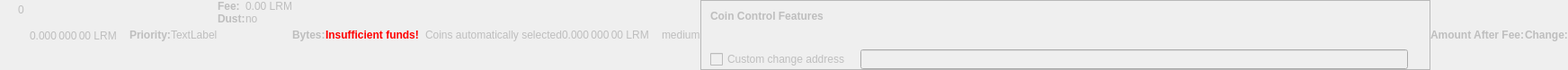
    <widget class="QWidget" name="dummyHideWidget" native="true">
     <property name="enabled">
      <bool>false</bool>
     </property>
     <property name="maximumSize">
      <size>
       <width>100</width>
       <height>22</height>
      </size>
     </property>
     <layout class="QHBoxLayout" name="dummyHideLayout">
      <property name="spacing">
       <number>0</number>
      </property>
      <property name="leftMargin">
       <number>0</number>
      </property>
      <property name="topMargin">
       <number>0</number>
      </property>
      <property name="rightMargin">
       <number>0</number>
      </property>
      <property name="bottomMargin">
       <number>0</number>
      </property>
      <item>
       <layout class="QFormLayout" name="formLayoutCoinControl1">
        <property name="horizontalSpacing">
         <number>10</number>
        </property>
        <property name="verticalSpacing">
         <number>14</number>
        </property>
        <property name="leftMargin">
         <number>10</number>
        </property>
        <property name="topMargin">
         <number>4</number>
        </property>
        <property name="rightMargin">
         <number>6</number>
        </property>
        <item row="0" column="1">
         <widget class="QLabel" name="labelCoinControlBytes">
          <property name="cursor">
           <cursorShape>IBeamCursor</cursorShape>
          </property>
          <property name="contextMenuPolicy">
           <enum>Qt::ActionsContextMenu</enum>
          </property>
          <property name="text">
           <string notr="true">0</string>
          </property>
          <property name="textInteractionFlags">
           <set>Qt::LinksAccessibleByMouse|Qt::TextSelectableByKeyboard|Qt::TextSelectableByMouse</set>
          </property>
         </widget>
        </item>
       </layout>
      </item>
      <item>
       <widget class="QLabel" name="labelCoinControlAfterFee">
        <property name="enabled">
         <bool>false</bool>
        </property>
        <property name="sizePolicy">
         <sizepolicy hsizetype="Fixed" vsizetype="Fixed">
          <horstretch>0</horstretch>
          <verstretch>0</verstretch>
         </sizepolicy>
        </property>
        <property name="minimumSize">
         <size>
          <width>111</width>
          <height>12</height>
         </size>
        </property>
        <property name="maximumSize">
         <size>
          <width>111</width>
          <height>12</height>
         </size>
        </property>
        <property name="cursor">
         <cursorShape>IBeamCursor</cursorShape>
        </property>
        <property name="contextMenuPolicy">
         <enum>Qt::ActionsContextMenu</enum>
        </property>
        <property name="text">
         <string notr="true">0.000 000 00 LRM</string>
        </property>
        <property name="textInteractionFlags">
         <set>Qt::LinksAccessibleByMouse|Qt::TextSelectableByKeyboard|Qt::TextSelectableByMouse</set>
        </property>
       </widget>
      </item>
      <item>
       <widget class="QLabel" name="labelCoinControlPriorityText">
        <property name="enabled">
         <bool>false</bool>
        </property>
        <property name="font">
         <font>
          <weight>75</weight>
          <bold>true</bold>
         </font>
        </property>
        <property name="text">
         <string>Priority:</string>
        </property>
       </widget>
      </item>
      <item>
       <layout class="QHBoxLayout" name="horizontalLayout">
        <item>
         <widget class="QLabel" name="WarningLabel">
          <property name="text">
           <string>TextLabel</string>
          </property>
         </widget>
        </item>
       </layout>
      </item>
      <item>
       <layout class="QFormLayout" name="formLayoutCoinControl3">
        <property name="horizontalSpacing">
         <number>0</number>
        </property>
        <property name="verticalSpacing">
         <number>0</number>
        </property>
        <property name="leftMargin">
         <number>0</number>
        </property>
        <property name="topMargin">
         <number>0</number>
        </property>
        <property name="rightMargin">
         <number>0</number>
        </property>
        <item row="0" column="0">
         <widget class="QLabel" name="labelCoinControlFeeText">
          <property name="enabled">
           <bool>false</bool>
          </property>
          <property name="font">
           <font>
            <weight>75</weight>
            <bold>true</bold>
           </font>
          </property>
          <property name="text">
           <string>Fee:</string>
          </property>
          <property name="margin">
           <number>0</number>
          </property>
         </widget>
        </item>
        <item row="0" column="1">
         <widget class="QLabel" name="labelCoinControlFee">
          <property name="enabled">
           <bool>false</bool>
          </property>
          <property name="cursor">
           <cursorShape>IBeamCursor</cursorShape>
          </property>
          <property name="contextMenuPolicy">
           <enum>Qt::ActionsContextMenu</enum>
          </property>
          <property name="text">
           <string notr="true">0.00 LRM</string>
          </property>
          <property name="textInteractionFlags">
           <set>Qt::LinksAccessibleByMouse|Qt::TextSelectableByKeyboard|Qt::TextSelectableByMouse</set>
          </property>
         </widget>
        </item>
        <item row="1" column="0">
         <widget class="QLabel" name="labelCoinControlLowOutputText">
          <property name="enabled">
           <bool>false</bool>
          </property>
          <property name="font">
           <font>
            <weight>75</weight>
            <bold>true</bold>
           </font>
          </property>
          <property name="text">
           <string>Dust:</string>
          </property>
         </widget>
        </item>
        <item row="1" column="1">
         <widget class="QLabel" name="labelCoinControlLowOutput">
          <property name="enabled">
           <bool>false</bool>
          </property>
          <property name="cursor">
           <cursorShape>IBeamCursor</cursorShape>
          </property>
          <property name="contextMenuPolicy">
           <enum>Qt::ActionsContextMenu</enum>
          </property>
          <property name="text">
           <string>no</string>
          </property>
          <property name="textInteractionFlags">
           <set>Qt::LinksAccessibleByMouse|Qt::TextSelectableByKeyboard|Qt::TextSelectableByMouse</set>
          </property>
         </widget>
        </item>
       </layout>
      </item>
      <item>
       <widget class="QLabel" name="labelCoinControlBytesText">
        <property name="enabled">
         <bool>false</bool>
        </property>
        <property name="font">
         <font>
          <weight>75</weight>
          <bold>true</bold>
         </font>
        </property>
        <property name="text">
         <string>Bytes:</string>
        </property>
       </widget>
      </item>
      <item>
       <layout class="QFormLayout" name="formLayoutCoinControl2">
        <property name="horizontalSpacing">
         <number>0</number>
        </property>
        <property name="verticalSpacing">
         <number>0</number>
        </property>
        <property name="leftMargin">
         <number>0</number>
        </property>
        <property name="topMargin">
         <number>0</number>
        </property>
        <property name="rightMargin">
         <number>0</number>
        </property>
       </layout>
      </item>
      <item>
       <layout class="QHBoxLayout" name="horizontalLayoutCoinControl2">
        <property name="spacing">
         <number>0</number>
        </property>
        <property name="bottomMargin">
         <number>0</number>
        </property>
       </layout>
      </item>
      <item>
       <widget class="QLabel" name="labelCoinControlInsuffFunds">
        <property name="enabled">
         <bool>false</bool>
        </property>
        <property name="minimumSize">
         <size>
          <width>0</width>
          <height>0</height>
         </size>
        </property>
        <property name="font">
         <font>
          <weight>75</weight>
          <bold>true</bold>
         </font>
        </property>
        <property name="styleSheet">
         <string notr="true">color:red;font-weight:bold;</string>
        </property>
        <property name="text">
         <string>Insufficient funds!</string>
        </property>
        <property name="margin">
         <number>5</number>
        </property>
       </widget>
      </item>
      <item>
       <layout class="QFormLayout" name="formLayoutCoinControl4">
        <property name="horizontalSpacing">
         <number>0</number>
        </property>
        <property name="verticalSpacing">
         <number>0</number>
        </property>
        <property name="leftMargin">
         <number>0</number>
        </property>
        <property name="topMargin">
         <number>0</number>
        </property>
        <property name="rightMargin">
         <number>0</number>
        </property>
       </layout>
      </item>
      <item>
       <widget class="QLabel" name="labelCoinControlChangeLabel">
        <property name="enabled">
         <bool>false</bool>
        </property>
        <property name="sizePolicy">
         <sizepolicy hsizetype="Preferred" vsizetype="Expanding">
          <horstretch>0</horstretch>
          <verstretch>0</verstretch>
         </sizepolicy>
        </property>
        <property name="minimumSize">
         <size>
          <width>0</width>
          <height>0</height>
         </size>
        </property>
        <property name="text">
         <string/>
        </property>
        <property name="margin">
         <number>3</number>
        </property>
       </widget>
      </item>
      <item>
       <widget class="QLabel" name="labelCoinControlAutomaticallySelected">
        <property name="enabled">
         <bool>false</bool>
        </property>
        <property name="sizePolicy">
         <sizepolicy hsizetype="Fixed" vsizetype="Fixed">
          <horstretch>0</horstretch>
          <verstretch>0</verstretch>
         </sizepolicy>
        </property>
        <property name="minimumSize">
         <size>
          <width>0</width>
          <height>0</height>
         </size>
        </property>
        <property name="maximumSize">
         <size>
          <width>240</width>
          <height>16777215</height>
         </size>
        </property>
        <property name="text">
         <string>Coins automatically selected</string>
        </property>
        <property name="margin">
         <number>5</number>
        </property>
       </widget>
      </item>
      <item>
       <widget class="QLabel" name="labelCoinControlChange">
        <property name="enabled">
         <bool>false</bool>
        </property>
        <property name="sizePolicy">
         <sizepolicy hsizetype="Fixed" vsizetype="Fixed">
          <horstretch>0</horstretch>
          <verstretch>0</verstretch>
         </sizepolicy>
        </property>
        <property name="minimumSize">
         <size>
          <width>111</width>
          <height>0</height>
         </size>
        </property>
        <property name="maximumSize">
         <size>
          <width>111</width>
          <height>16777215</height>
         </size>
        </property>
        <property name="cursor">
         <cursorShape>IBeamCursor</cursorShape>
        </property>
        <property name="contextMenuPolicy">
         <enum>Qt::ActionsContextMenu</enum>
        </property>
        <property name="text">
         <string notr="true">0.000 000 00 LRM</string>
        </property>
        <property name="textInteractionFlags">
         <set>Qt::LinksAccessibleByMouse|Qt::TextSelectableByKeyboard|Qt::TextSelectableByMouse</set>
        </property>
       </widget>
      </item>
      <item>
       <widget class="QLabel" name="labelCoinControlPriority">
        <property name="enabled">
         <bool>false</bool>
        </property>
        <property name="cursor">
         <cursorShape>IBeamCursor</cursorShape>
        </property>
        <property name="contextMenuPolicy">
         <enum>Qt::ActionsContextMenu</enum>
        </property>
        <property name="text">
         <string>medium</string>
        </property>
        <property name="textInteractionFlags">
         <set>Qt::LinksAccessibleByMouse|Qt::TextSelectableByKeyboard|Qt::TextSelectableByMouse</set>
        </property>
       </widget>
      </item>
      <item>
       <widget class="QFrame" name="frameCoinControl">
        <property name="sizePolicy">
         <sizepolicy hsizetype="Expanding" vsizetype="Expanding">
          <horstretch>0</horstretch>
          <verstretch>0</verstretch>
         </sizepolicy>
        </property>
        <property name="maximumSize">
         <size>
          <width>16777215</width>
          <height>16777215</height>
         </size>
        </property>
        <property name="frameShape">
         <enum>QFrame::StyledPanel</enum>
        </property>
        <property name="frameShadow">
         <enum>QFrame::Sunken</enum>
        </property>
        <layout class="QVBoxLayout" name="verticalLayoutCoinControl2_2">
         <property name="spacing">
          <number>0</number>
         </property>
         <property name="leftMargin">
          <number>0</number>
         </property>
         <property name="topMargin">
          <number>0</number>
         </property>
         <property name="rightMargin">
          <number>0</number>
         </property>
         <property name="bottomMargin">
          <number>0</number>
         </property>
         <item>
          <layout class="QVBoxLayout" name="verticalLayoutCoinControl" stretch="0,0,0,1">
           <property name="spacing">
            <number>0</number>
           </property>
           <property name="leftMargin">
            <number>10</number>
           </property>
           <property name="topMargin">
            <number>10</number>
           </property>
           <item>
            <layout class="QHBoxLayout" name="horizontalLayoutCoinControl1">
             <property name="bottomMargin">
              <number>15</number>
             </property>
             <item>
              <widget class="QLabel" name="labelCoinControlFeatures">
               <property name="enabled">
                <bool>false</bool>
               </property>
               <property name="sizePolicy">
                <sizepolicy hsizetype="Preferred" vsizetype="Maximum">
                 <horstretch>0</horstretch>
                 <verstretch>0</verstretch>
                </sizepolicy>
               </property>
               <property name="font">
                <font>
                 <weight>75</weight>
                 <bold>true</bold>
                </font>
               </property>
               <property name="styleSheet">
                <string notr="true">font-weight:bold;</string>
               </property>
               <property name="text">
                <string>Coin Control Features</string>
               </property>
              </widget>
             </item>
            </layout>
           </item>
           <item>
            <widget class="QWidget" name="widgetCoinControl" native="true">
             <property name="sizePolicy">
              <sizepolicy hsizetype="Preferred" vsizetype="Preferred">
               <horstretch>0</horstretch>
               <verstretch>0</verstretch>
              </sizepolicy>
             </property>
             <property name="minimumSize">
              <size>
               <width>0</width>
               <height>0</height>
              </size>
             </property>
             <property name="styleSheet">
              <string notr="true"/>
             </property>
             <layout class="QHBoxLayout" name="horizontalLayoutCoinControl5_2">
              <property name="leftMargin">
               <number>0</number>
              </property>
              <property name="topMargin">
               <number>0</number>
              </property>
              <property name="rightMargin">
               <number>0</number>
              </property>
              <property name="bottomMargin">
               <number>0</number>
              </property>
              <item>
               <layout class="QHBoxLayout" name="horizontalLayoutCoinControl3">
                <property name="spacing">
                 <number>20</number>
                </property>
                <property name="topMargin">
                 <number>0</number>
                </property>
                <property name="bottomMargin">
                 <number>10</number>
                </property>
               </layout>
              </item>
             </layout>
            </widget>
           </item>
           <item>
            <layout class="QHBoxLayout" name="horizontalLayoutCoinControl4" stretch="0,0,0">
             <property name="spacing">
              <number>12</number>
             </property>
             <property name="sizeConstraint">
              <enum>QLayout::SetDefaultConstraint</enum>
             </property>
             <property name="topMargin">
              <number>5</number>
             </property>
             <property name="rightMargin">
              <number>5</number>
             </property>
             <item>
              <widget class="QCheckBox" name="checkBoxCoinControlChange">
               <property name="enabled">
                <bool>false</bool>
               </property>
               <property name="toolTip">
                <string>If this is activated, but the change address is empty or invalid, change will be sent to a newly generated address.</string>
               </property>
               <property name="text">
                <string>Custom change address</string>
               </property>
              </widget>
             </item>
             <item>
              <widget class="QValidatedLineEdit" name="lineEditCoinControlChange">
               <property name="enabled">
                <bool>false</bool>
               </property>
               <property name="sizePolicy">
                <sizepolicy hsizetype="Expanding" vsizetype="Fixed">
                 <horstretch>0</horstretch>
                 <verstretch>0</verstretch>
                </sizepolicy>
               </property>
              </widget>
             </item>
             <item>
              <widget class="QLabel" name="labelCoinControlChangeLabel_2">
               <property name="sizePolicy">
                <sizepolicy hsizetype="Preferred" vsizetype="Expanding">
                 <horstretch>0</horstretch>
                 <verstretch>0</verstretch>
                </sizepolicy>
               </property>
               <property name="minimumSize">
                <size>
                 <width>0</width>
                 <height>0</height>
                </size>
               </property>
               <property name="text">
                <string/>
               </property>
               <property name="margin">
                <number>3</number>
               </property>
              </widget>
             </item>
            </layout>
           </item>
           <item>
            <spacer name="verticalSpacerCoinControl">
             <property name="orientation">
              <enum>Qt::Vertical</enum>
             </property>
             <property name="sizeHint" stdset="0">
              <size>
               <width>800</width>
               <height>1</height>
              </size>
             </property>
            </spacer>
           </item>
          </layout>
         </item>
        </layout>
       </widget>
      </item>
      <item>
       <widget class="QLabel" name="labelCoinControlAfterFeeText">
        <property name="enabled">
         <bool>false</bool>
        </property>
        <property name="minimumSize">
         <size>
          <width>0</width>
          <height>0</height>
         </size>
        </property>
        <property name="maximumSize">
         <size>
          <width>16777215</width>
          <height>16777215</height>
         </size>
        </property>
        <property name="font">
         <font>
          <weight>75</weight>
          <bold>true</bold>
         </font>
        </property>
        <property name="text">
         <string>Amount After Fee:</string>
        </property>
        <property name="alignment">
         <set>Qt::AlignLeading|Qt::AlignLeft|Qt::AlignVCenter</set>
        </property>
        <property name="margin">
         <number>0</number>
        </property>
       </widget>
      </item>
      <item>
       <widget class="QLabel" name="labelCoinControlChangeText">
        <property name="enabled">
         <bool>false</bool>
        </property>
        <property name="sizePolicy">
         <sizepolicy hsizetype="Preferred" vsizetype="Preferred">
          <horstretch>0</horstretch>
          <verstretch>0</verstretch>
         </sizepolicy>
        </property>
        <property name="minimumSize">
         <size>
          <width>0</width>
          <height>0</height>
         </size>
        </property>
        <property name="maximumSize">
         <size>
          <width>16777215</width>
          <height>16777215</height>
         </size>
        </property>
        <property name="font">
         <font>
          <weight>75</weight>
          <bold>true</bold>
         </font>
        </property>
        <property name="text">
         <string>Change:</string>
        </property>
        <property name="alignment">
         <set>Qt::AlignLeading|Qt::AlignLeft|Qt::AlignVCenter</set>
        </property>
       </widget>
      </item>
     </layout>
    </widget>
